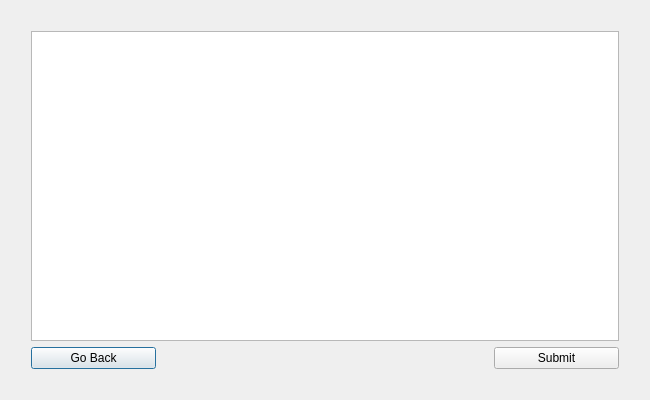
<?xml version="1.0" encoding="UTF-8"?>
<ui version="4.0">
 <class>Dialog</class>
 <widget class="QDialog" name="Dialog">
  <property name="geometry">
   <rect>
    <x>0</x>
    <y>0</y>
    <width>650</width>
    <height>400</height>
   </rect>
  </property>
  <property name="windowTitle">
   <string>Rename Files</string>
  </property>
  <layout class="QGridLayout" name="gridLayout_2">
   <item row="1" column="1">
    <layout class="QGridLayout" name="gridLayout">
     <item row="1" column="0" alignment="Qt::AlignLeft">
      <widget class="QPushButton" name="go_back">
       <property name="minimumSize">
        <size>
         <width>125</width>
         <height>0</height>
        </size>
       </property>
       <property name="text">
        <string>Go Back</string>
       </property>
      </widget>
     </item>
     <item row="1" column="1" alignment="Qt::AlignRight">
      <widget class="QPushButton" name="submit_button">
       <property name="minimumSize">
        <size>
         <width>125</width>
         <height>0</height>
        </size>
       </property>
       <property name="text">
        <string>Submit</string>
       </property>
      </widget>
     </item>
     <item row="0" column="0" colspan="2">
      <widget class="QTableWidget" name="rename_table"/>
     </item>
    </layout>
   </item>
   <item row="1" column="2">
    <spacer name="horizontalSpacer">
     <property name="orientation">
      <enum>Qt::Horizontal</enum>
     </property>
     <property name="sizeType">
      <enum>QSizePolicy::Fixed</enum>
     </property>
     <property name="sizeHint" stdset="0">
      <size>
       <width>20</width>
       <height>20</height>
      </size>
     </property>
    </spacer>
   </item>
   <item row="2" column="1">
    <spacer name="verticalSpacer">
     <property name="orientation">
      <enum>Qt::Vertical</enum>
     </property>
     <property name="sizeType">
      <enum>QSizePolicy::Fixed</enum>
     </property>
     <property name="sizeHint" stdset="0">
      <size>
       <width>20</width>
       <height>20</height>
      </size>
     </property>
    </spacer>
   </item>
   <item row="0" column="1">
    <spacer name="verticalSpacer_2">
     <property name="orientation">
      <enum>Qt::Vertical</enum>
     </property>
     <property name="sizeType">
      <enum>QSizePolicy::Fixed</enum>
     </property>
     <property name="sizeHint" stdset="0">
      <size>
       <width>20</width>
       <height>20</height>
      </size>
     </property>
    </spacer>
   </item>
   <item row="1" column="0">
    <spacer name="horizontalSpacer_2">
     <property name="orientation">
      <enum>Qt::Horizontal</enum>
     </property>
     <property name="sizeType">
      <enum>QSizePolicy::Fixed</enum>
     </property>
     <property name="sizeHint" stdset="0">
      <size>
       <width>20</width>
       <height>20</height>
      </size>
     </property>
    </spacer>
   </item>
  </layout>
 </widget>
 <resources/>
 <connections/>
</ui>
